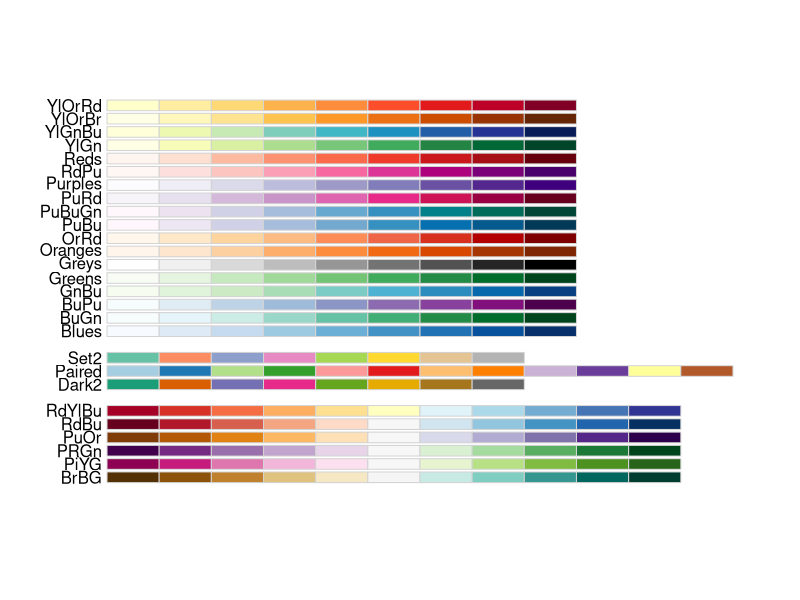
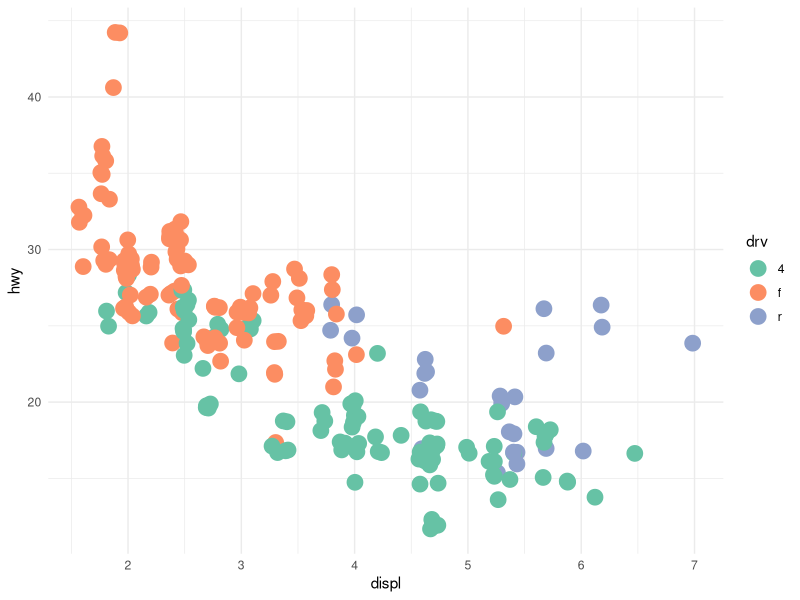
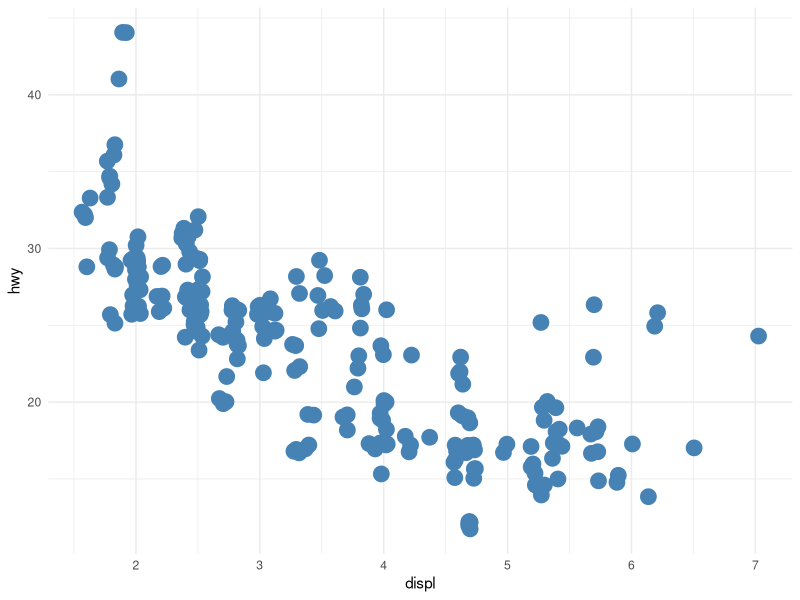
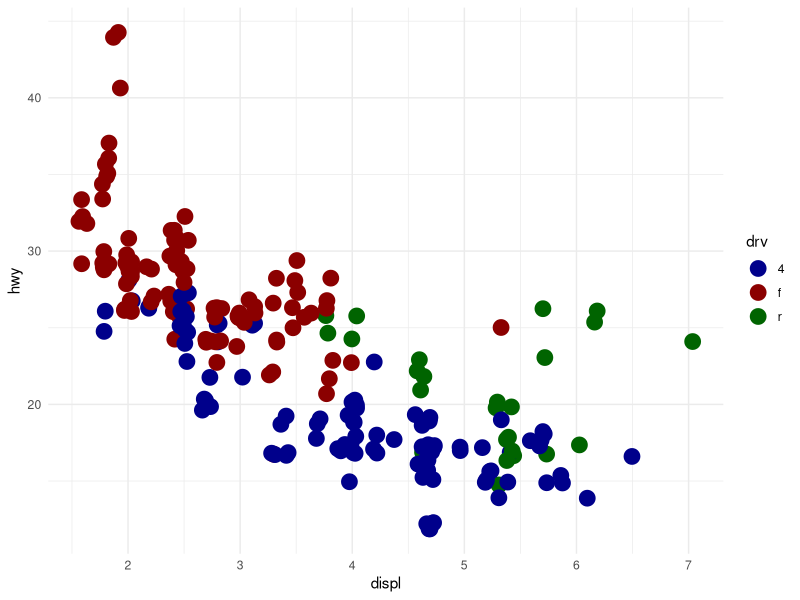
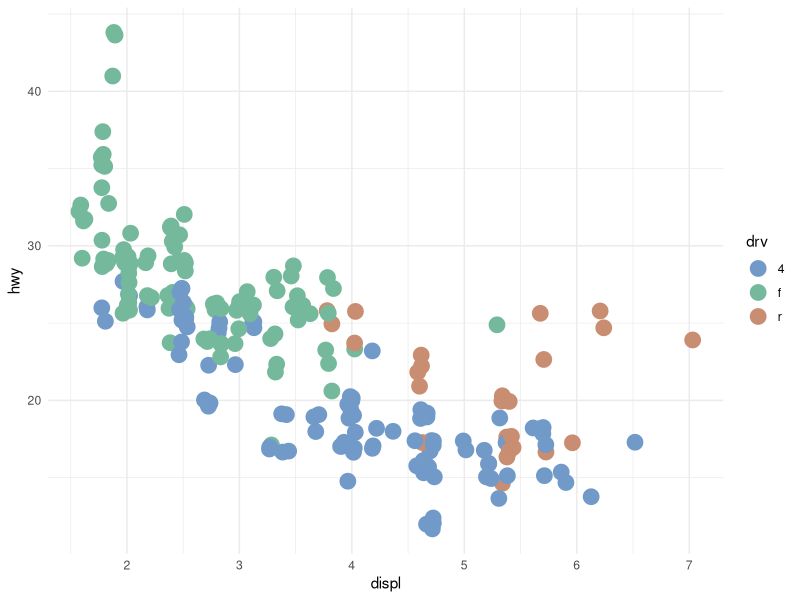

Here is the R script that generated these plots, in order:
# Using color EFFECTIVELY

# 1) Using RColorBrewer
# 2) Color specification
# 3) Set colors manually
# 4) Set colors using hex(?) code

library(tidyverse)
library(RColorBrewer) #install.packages("RColorBrewer")

#Set of colors
display.brewer.all(colorblindFriendly = TRUE)

view(mpg)

# Example 1
mpg %>%
  ggplot(aes(displ, hwy, color = drv))+
  geom_jitter(size = 5)+
  scale_color_brewer(palette = "Set2")+
  theme_minimal()

# Color palette from the uploaded package
# In case we would need to fill the space with a color,
# then we would say fill = drv and then set the palette


# Example 2
mpg %>%
  ggplot(aes(displ, hwy))+
  geom_jitter(color = "steelblue", size = 5)+
  theme_minimal()

# Here the color is specificied


# Example 3
mpg %>%
  ggplot(aes(displ, hwy, color = drv))+
  geom_jitter(size = 5)+
  scale_color_manual(values =
                       c("4"="darkblue",
                         "f"= "darkred",
                         "r"="darkgreen"))+
  theme_minimal()

# SCALE_COLOR_MANUAL manually sets the colors 



# Example 4
mpg %>%
  ggplot(aes(displ, hwy, color = drv))+
  geom_jitter(size = 5)+
  scale_color_manual(values =
                       c("4"="#719AC9",
                         "f"= "#75B99C",
                         "r"="#C98D71"))+
  theme_minimal()
